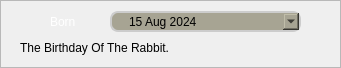
    <widget class="QFrame" name="Born_Frame">
     <property name="geometry">
      <rect>
       <x>10</x>
       <y>366</y>
       <width>341</width>
       <height>68</height>
      </rect>
     </property>
     <property name="minimumSize">
      <size>
       <width>341</width>
       <height>68</height>
      </size>
     </property>
     <property name="maximumSize">
      <size>
       <width>341</width>
       <height>68</height>
      </size>
     </property>
     <property name="frameShape">
      <enum>QFrame::StyledPanel</enum>
     </property>
     <property name="frameShadow">
      <enum>QFrame::Raised</enum>
     </property>
     <widget class="QLabel" name="Rabbit_Born_Icon">
      <property name="geometry">
       <rect>
        <x>20</x>
        <y>11</y>
        <width>21</width>
        <height>21</height>
       </rect>
      </property>
      <property name="minimumSize">
       <size>
        <width>21</width>
        <height>21</height>
       </size>
      </property>
      <property name="maximumSize">
       <size>
        <width>21</width>
        <height>21</height>
       </size>
      </property>
      <property name="styleSheet">
       <string notr="true">border: none;
background-color: rgba(0, 0, 0, 0);
color: rgb(255, 255, 255);
font: 75 18pt &quot;Acme&quot;;</string>
      </property>
      <property name="text">
       <string/>
      </property>
      <property name="pixmap">
       <pixmap resource="resources.qrc">:/Icons/Calendar_White.png</pixmap>
      </property>
      <property name="scaledContents">
       <bool>true</bool>
      </property>
      <property name="alignment">
       <set>Qt::AlignCenter</set>
      </property>
     </widget>
     <widget class="QLabel" name="Rabbit_Born_Label">
      <property name="geometry">
       <rect>
        <x>50</x>
        <y>11</y>
        <width>61</width>
        <height>21</height>
       </rect>
      </property>
      <property name="minimumSize">
       <size>
        <width>61</width>
        <height>21</height>
       </size>
      </property>
      <property name="maximumSize">
       <size>
        <width>61</width>
        <height>21</height>
       </size>
      </property>
      <property name="styleSheet">
       <string notr="true">QLabel {
border: none;
background-color: rgba(0, 0, 0, 0);
color: rgb(255, 255, 255);
font: 75 13pt &quot;Acme&quot;;
}</string>
      </property>
      <property name="text">
       <string>Born</string>
      </property>
     </widget>
     <widget class="QLabel" name="Born_Infos">
      <property name="geometry">
       <rect>
        <x>20</x>
        <y>37</y>
        <width>301</width>
        <height>21</height>
       </rect>
      </property>
      <property name="minimumSize">
       <size>
        <width>301</width>
        <height>21</height>
       </size>
      </property>
      <property name="maximumSize">
       <size>
        <width>301</width>
        <height>21</height>
       </size>
      </property>
      <property name="styleSheet">
       <string notr="true">QLabel {border: none;
background-color: rgba(0, 0, 0, 0);
color: rgbrgb(0, 174, 255);
font: 75 13pt &quot;Acme&quot;;
}</string>
      </property>
      <property name="text">
       <string>The Birthday Of The Rabbit.</string>
      </property>
     </widget>
     <widget class="QDateEdit" name="Born_Input">
      <property name="geometry">
       <rect>
        <x>110</x>
        <y>11</y>
        <width>191</width>
        <height>21</height>
       </rect>
      </property>
      <property name="minimumSize">
       <size>
        <width>191</width>
        <height>21</height>
       </size>
      </property>
      <property name="maximumSize">
       <size>
        <width>191</width>
        <height>21</height>
       </size>
      </property>
      <property name="styleSheet">
       <string notr="true">QDateEdit {
	background-color:rgb(167, 164, 147);
	padding:1px 18px 1px 3px;
	padding-left: 15px;
	border: 2px solid #ccc;
	border-radius: 8px;
	background-repeat: no-repeat;
	background-position: left center;
	font: 75 15pt &quot;Acme&quot;;
}</string>
      </property>
      <property name="dateTime">
       <datetime>
        <hour>0</hour>
        <minute>0</minute>
        <second>0</second>
        <year>2024</year>
        <month>8</month>
        <day>15</day>
       </datetime>
      </property>
      <property name="minimumDate">
       <date>
        <year>2023</year>
        <month>9</month>
        <day>14</day>
       </date>
      </property>
      <property name="calendarPopup">
       <bool>true</bool>
      </property>
     </widget>
    </widget>
